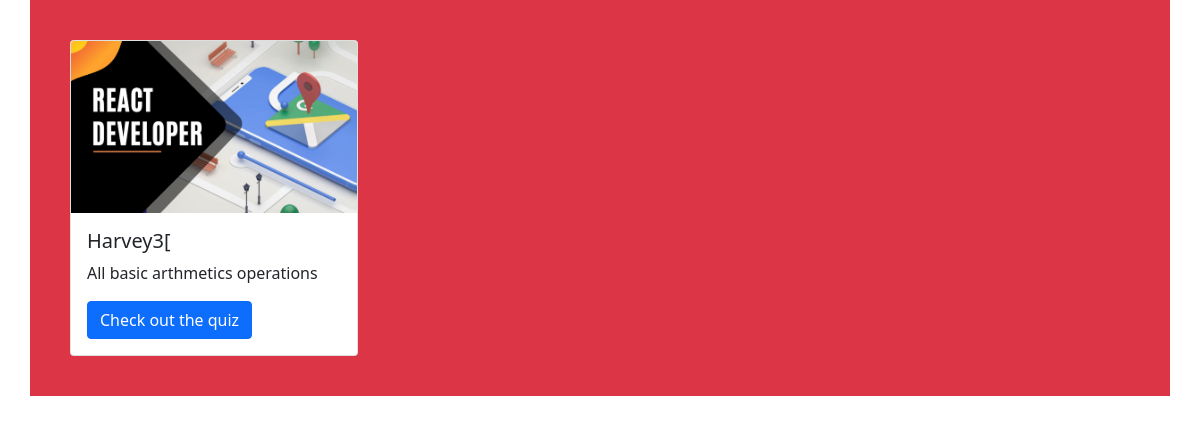
/quizes/, run on an earlier commit of the app's database.
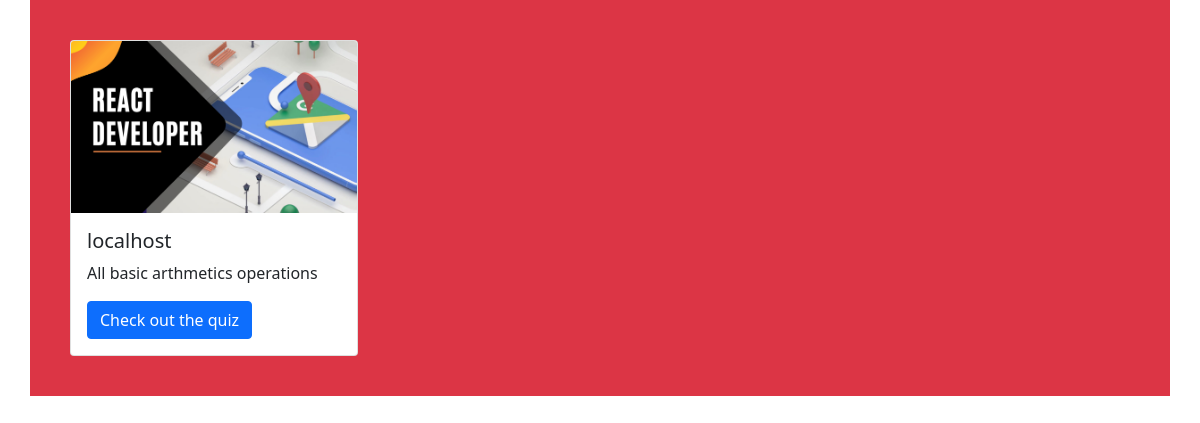
And on a later commit of the database.
### quiz/models.py (models this page shows, shortened)
class Quiz(models.Model):
    name = models.CharField(max_length=150)
    category = models.ForeignKey(Category,
                on_delete=models.PROTECT,
                related_name = 'quizes')
    user = models.ForeignKey(User,
                on_delete=models.CASCADE,
                related_name='quizes')
    image = models.ImageField(upload_to=set_quiz_image_location)
    desc = models.CharField(max_length=999)
    creation_date = models.DateField(auto_now_add=True)
    time = models.IntegerField()
    percentage =  models.FloatField()
    papularity = models.IntegerField(default = 0)
    slug = models.SlugField(max_length=150)
    status = models.CharField(max_length=10,
                    choices=(
                        ('public', 'Public'),
                        ('private', 'Private'),
                        ('draft', 'Draft')),
                    default='draft')
    difficulity = models.CharField(max_length=10,
                blank = True,
                null = True,
                choices = d_choices)
    ratings = models.IntegerField(default = 0)
    password = models.CharField(max_length=100, blank=True, null=True)
    valid_thru = models.DateField(blank=True, null=True)
    ''' models managers '''
    objects = models.Manager()
    public = PublicQuizesManager()
    private = PrivateQuizesManager()
    class Meta:
        verbose_name = 'quiz'
        verbose_name_plural = 'quizes'

### quiz/views.py (the view)
# urls.py: path('', AllQuizesView.as_view(), name='quizes'),
class AllQuizesView(ListView):
    model = Quiz
    template_name = 'quiz/quizes.html'
    context_object_name = 'quizes'
    '''
    Fetching only public quizes
    '''
    def get_queryset(self):
        return self.model.public.all()

### quiz/models.py (called while the page is built)
    def get_queryset(self):
        return super().get_queryset().filter(status='public')

### quiz/templates/quiz/quizes.html (shortened to what this page needs)
{% extends 'base.html' %}
{% block content %}
<div class="container p-3 bg-danger">
    <div class="row">
{% for quiz in quizes %}
    <div class="col-md-3 m-4">
        <div class="card" style="width: 18rem;">
            <img src={{ quiz.image.url }} class="card-img-top" alt="...">
            <div class="card-body">
                <h5 class="card-title">{{ quiz.name }}</h5>
                <p class="card-text">{{ quiz.desc }}</p>
                <a href="{% url 'quiz:quiz_detail' quiz.pk quiz.slug %}" class="btn btn-primary">Check out the quiz</a>
            </div>
        </div>
    </div>
{% endfor %}
    </div>
</div>
{% endblock content %}

### templates/base.html (shortened to what this page needs)
{% load static %}
<!DOCTYPE html>
<html lang="en">
  <head>
    <link rel="stylesheet" href=" {% static 'css/bootstrap.min.css' %} ">
    <link rel="stylesheet" href="{% static '' %}" />
  </head>
  <body>
    {% block content %}{% endblock content %}
  </body>
</html>

What changed in the data, as far as the page shows it:
removed Quiz: image (picture), name "Harvey3[", desc "All basic arthmetics operations"
added Quiz: image (picture), name "localhost", desc "All basic arthmetics operations"
